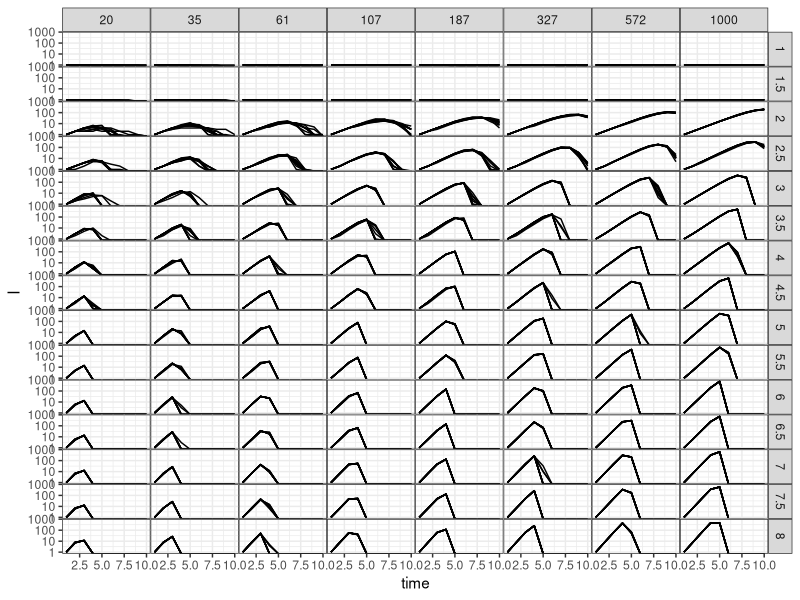
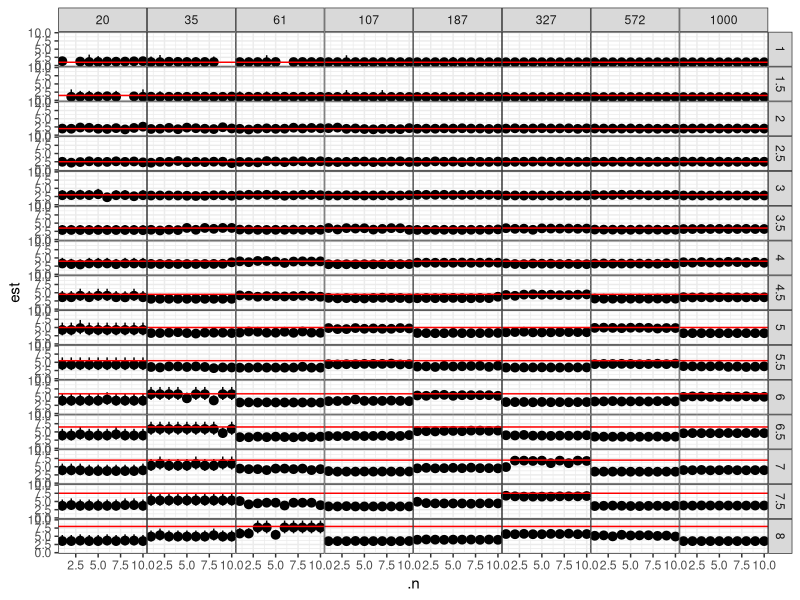
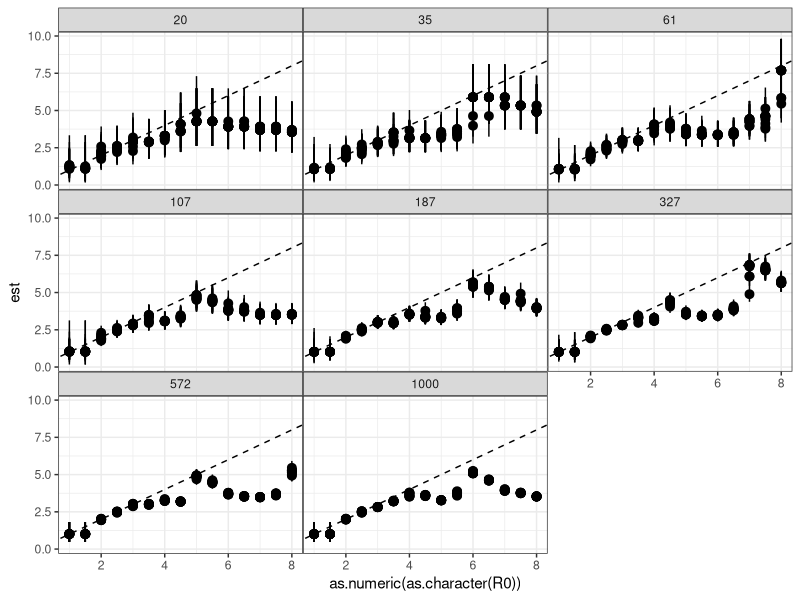

Here is the R script that generated these plots, in order:

# Transmission function, for a given number of contacts in a particular model world. det=TRUE returns the deterministic version; cards=TRUE a stochastic version based on the detailed model; cards=FALSE a binomial approximation to the "true" stochastic version. They should be very similar, and produce qualitatively similar results
transFun <- function(contacts, S, N, det=TRUE, cards=TRUE){
    if(contacts==0) return(0)
    if (det) return(contacts*S/N)
    ## Pick contacts from population, and see how many are in the first S
    if (!cards) return(rbinom(1, size=S, prob=contacts/N))
    if (contacts>N) return(S)
    if (cards) return(sum(sample(N, contacts)<=S))
}

# Simulate a stochastic epidemic, using the transFun above for the transmission step
sim <- function(R0, N=26, numSteps=10, I_0=1, det=TRUE, cards=TRUE){
    Ivec <- I <- I_0
    Svec <- S <- N-I_0
    for (j in 2:numSteps){
        trans <- transFun(R0*I, S, N, det, cards)
        if (is.na(trans)) browser()
        I <- trans
        S <- S-trans
        if (S<0) browser()
        Ivec[[j]] <- I
        Svec[[j]] <- S
    }
    return(data.frame(
        time=1:numSteps
      , I=Ivec
      , S=Svec
    ))
}

## testing/messing around:
if (FALSE) {
    set.seed(101)
    ss <-  sim(R0=2,N=25)  ## deterministic
    matplot(ss[,1],ss[,-1],type="l")
    ## incidence = R0*S*I/N
    with(ss,plot(tail(S*I/25,-1),I[-1],type="b"))
    with(ss2,lines(tail(S*I/25,-1),I[-1],type="b",col=2))
    abline(a=0,b=2)
}

# Make a data frame with Inext on the same row, in an apparently correct way.
stepFrame <- function(f){
    newf <- f[-nrow(f), ]  ## all but last row of f
    newf$Inext <- f$I[-1]  ## 
    return(newf)
}

## Do a bunch of sims with reps for varying values of R0
seed <- 44
reps <- 20
N <- 100
Rstart <- 1
Rstop <- 4
Rstep <- 1/2

set.seed(seed)

rm(dat)
for (R0 in seq(from=Rstart, to=Rstop, by=Rstep)){
    for (r in 1:reps){
        s <- sim(R0=R0, N=N, det=FALSE, cards=TRUE)
        sf <- stepFrame(s)
        sf$trial <- r
        sf$R0 <- R0
        if (!exists("dat"))
            dat <- sf
        else 
            dat <- rbind(dat, sf)
    }
}

## print(dat)
dat <- subset(dat, (I>0) & (S>0))
dat$R0 <- as.factor(dat$R0)

library(lme4)

## Try to infer R0 for each set of sims based on the data (and an assumed perfect knowledge of susceptibles (tSIR-like)
## I(next) = (R0-1)*S*I/N
gfit <- glmer(Inext ~ R0-1 + offset(log(I) + log(S) -log(N)) + (1|R0/trial) 
	, family="poisson"
	, data=dat
)


### BMB stuff: more systematic diagnoses

library(plyr)

## reps 
simfun2 <- function(R0,N,nrep=10) {                     
    rdply(nrep,sim(R0=R0,N=N,det=FALSE,card=TRUE))
}
simfun2(5,100)
simfun3 <- function(N,Rstart=1,Rstop=4,Rstep=0.5) {
    R0vec <- seq(from=Rstart, to=Rstop, by=Rstep)
    ldply(setNames(R0vec,R0vec),simfun2,N=N,.id="R0")
}
head(simfun3(100))
Nvec <- round(exp(seq(from=log(20),to=log(1000),length=8)))
names(Nvec) <- Nvec
set.seed(101)
simres1 <- ldply(Nvec,simfun3,Rstop=8,.id="N")
simres2 <- ddply(simres1,c("N","R0",".n"),
                 mutate,
                 Inext=c(I[2:length(I)],NA))
library(ggplot2); theme_set(theme_bw())
zmargin <- theme(panel.margin=grid::unit(0,"lines"))
ggplot(simres2,aes(time,I,group=interaction(.n,R0,N)))+geom_line()+
    facet_grid(R0~N)+scale_y_log10()+zmargin

fitfun <- function(d,family=poisson,
                   form = Inext ~ offset(log(I) + log(S) -log(N))) {
    d <- subset(mutate(d,N=as.numeric(as.character(N))),Inext>0)
    mod <- try(glm(form, family=family, data=na.omit(d)))
    if (is(mod,"try-error")) {
        return(data.frame(est=NA,lwr=NA,upr=NA))
    }
    ci <- suppressMessages(exp(confint(mod)))
    return(data.frame(est=exp(coef(mod)),lwr=ci[1],upr=ci[2]))
}

s0 <- subset(simres2,N=="20" & R0=="4" & .n==1)
fitfun(s0)
simvals <- ddply(simres2,c("N","R0",".n"),fitfun)

tdat <- data.frame(R0=as.numeric(levels(simvals$R0)))
ggplot(simvals,aes(.n,est,ymin=lwr,ymax=upr))+
    facet_grid(R0~N)+geom_pointrange()+
    geom_hline(data=tdat,aes(yintercept=R0),col="red")+
    zmargin
ggplot(simvals,aes(as.numeric(as.character(R0)),est,ymin=lwr,ymax=upr))+
    facet_wrap(~N)+geom_pointrange()+
    zmargin+geom_abline(intercept=0,slope=1,lty=2)


